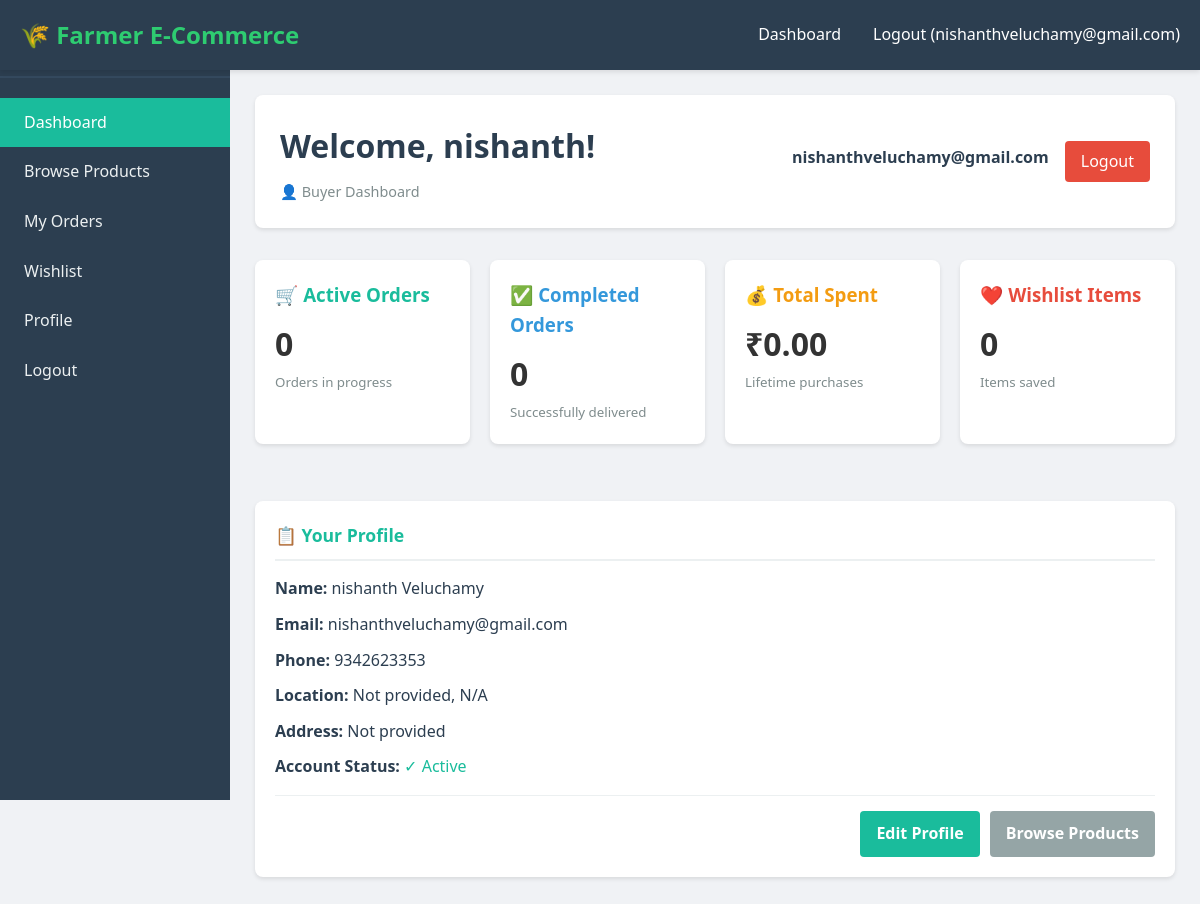
The app's page /buyer/dashboard (signed in) with its own data.
### app/models.py (models this page shows, shortened)
class User(UserMixin, db.Model):
    __tablename__ = 'users'
    id = db.Column(db.Integer, primary_key=True)
    email = db.Column(db.String(120), unique=True, nullable=False, index=True)
    password_hash = db.Column(db.String(255), nullable=True)
    phone_number = db.Column(db.String(20), unique=True, nullable=False)
    user_type = db.Column(db.String(20), nullable=False)  # 'farmer' or 'buyer'
    first_name = db.Column(db.String(100))
    last_name = db.Column(db.String(100))
    profile_picture = db.Column(db.String(255))
    address = db.Column(db.Text)
    city = db.Column(db.String(100))
    state = db.Column(db.String(100))
    postal_code = db.Column(db.String(20))
    email_verified = db.Column(db.Boolean, default=False)
    phone_verified = db.Column(db.Boolean, default=False)
    is_active = db.Column(db.Boolean, default=True)
    created_at = db.Column(db.DateTime, default=datetime.utcnow)
    updated_at = db.Column(db.DateTime, default=datetime.utcnow, onupdate=datetime.utcnow)
    farm_name = db.Column(db.String(200))
    farm_size = db.Column(db.String(100))
    crops_grown = db.Column(db.Text)
    shop_name = db.Column(db.String(200))
    shop_category = db.Column(db.String(100))  # grocery, electronics, clothing, etc.
    shop_license_number = db.Column(db.String(100), unique=True)
    shop_description = db.Column(db.Text)
    shop_registration_number = db.Column(db.String(100), unique=True)

### app/routes.py (the view)
@main_bp.route('/buyer/dashboard')
@login_required
def buyer_dashboard():
    if not user_has_role(current_user, 'buyer'):
        flash('Access denied', 'danger')
        return redirect(url_for('main.index'))
    active_orders = Order.query.filter_by(buyer_id=current_user.id).filter(
        Order.status.in_(['pending', 'accepted', 'shipped'])
    ).count()
    completed_orders = Order.query.filter_by(buyer_id=current_user.id, status='completed').count()
    total_spent = db.session.query(db.func.sum(Order.total_price)).filter_by(
        buyer_id=current_user.id, status='completed'
    ).scalar() or 0
    wishlist_count = Wishlist.query.filter_by(buyer_id=current_user.id).count()
    return render_template('buyer/dashboard.html',
                         user=current_user,
                         active_orders=active_orders,
                         completed_orders=completed_orders,
                         total_spent=total_spent,
                         wishlist_count=wishlist_count)

### app/routes.py (called while the page is built)
def parse_roles(user_type_value):
    if not user_type_value:
        return set()
    return {role.strip() for role in str(user_type_value).split(',') if role.strip()}

def user_has_role(user, role):
    return role in parse_roles(user.user_type)

### templates/buyer/dashboard.html (shortened to what this page needs)
{% extends "base.html" %}
{% block content %}
<div class="dashboard-container">
    <aside class="sidebar">
        <div class="sidebar-brand">👤 Buyer</div>
        <ul class="sidebar-menu">
            <li><a href="{{ url_for('main.buyer_dashboard') }}" class="active">Dashboard</a></li>
            <li><a href="{{ url_for('main.buyer_browse_products') }}">Browse Products</a></li>
            <li><a href="{{ url_for('main.buyer_my_orders') }}">My Orders</a></li>
            <li><a href="{{ url_for('main.buyer_wishlist') }}">Wishlist</a></li>
            <li><a href="{{ url_for('main.buyer_profile') }}">Profile</a></li>
            <li><a href="{{ url_for('auth.logout') }}">Logout</a></li>
        </ul>
    </aside>
    <div class="main-content">
        <div class="header">
            <div>
                <h1>Welcome, {{ user.first_name or user.email }}!</h1>
                <p class="text-muted">👤 Buyer Dashboard</p>
            </div>
            <div class="user-info">
                <div>
                    <strong>{{ user.email }}</strong>
                </div>
                <a href="{{ url_for('auth.logout') }}" class="logout-btn">Logout</a>
            </div>
        </div>
        <div class="grid grid-2">
            <div class="card">
                <h3 style="color: #1abc9c; margin-bottom: 0.5rem;">🛒 Active Orders</h3>
                <p style="font-size: 2rem; font-weight: bold;">{{ active_orders }}</p>
                <small class="text-muted">Orders in progress</small>
            </div>
            <div class="card">
                <h3 style="color: #3498db; margin-bottom: 0.5rem;">✅ Completed Orders</h3>
                <p style="font-size: 2rem; font-weight: bold;">{{ completed_orders }}</p>
                <small class="text-muted">Successfully delivered</small>
            </div>
            <div class="card">
                <h3 style="color: #f39c12; margin-bottom: 0.5rem;">💰 Total Spent</h3>
                <p style="font-size: 2rem; font-weight: bold;">₹{{ "%.2f"|format(total_spent) }}</p>
                <small class="text-muted">Lifetime purchases</small>
            </div>
            <div class="card">
                <h3 style="color: #e74c3c; margin-bottom: 0.5rem;">❤️ Wishlist Items</h3>
                <p style="font-size: 2rem; font-weight: bold;">{{ wishlist_count }}</p>
                <small class="text-muted">Items saved</small>
            </div>
        </div>
        <div class="card">
            <div class="card-header">📋 Your Profile</div>
            <div class="card-body">
                <p><strong>Name:</strong> {{ user.first_name }} {{ user.last_name or '' }}</p>
                <p><strong>Email:</strong> {{ user.email }}</p>
                <p><strong>Phone:</strong> {{ user.phone_number }}</p>
                <p><strong>Location:</strong> {{ user.city or 'Not provided' }}, {{ user.state or 'N/A' }}</p>
                <p><strong>Address:</strong> {{ user.address or 'Not provided' }}</p>
                <p><strong>Account Status:</strong> <span style="color: #1abc9c;">✓ Active</span></p>
            </div>
            <div class="card-footer">
                <a href="{{ url_for('main.buyer_profile_edit') }}" class="btn btn-primary">Edit Profile</a>
                <a href="{{ url_for('main.buyer_browse_products') }}" class="btn btn-secondary">Browse Products</a>
            </div>
        </div>
    </div>
</div>
{% endblock %}

### templates/base.html (shortened to what this page needs)
<!DOCTYPE html>
<html lang="en">
<head>
    <link rel="stylesheet" href="{{ url_for('static', filename='css/style.css') }}">
</head>
<body>
    {% if not hide_navbar %}
    <nav class="navbar">
        <div class="container">
            <a href="{{ url_for('main.index') }}" class="navbar-brand">🌾 Farmer E-Commerce</a>
            <ul class="navbar-nav">
                {% if current_user.is_authenticated %}
                    <li><a href="{% if 'farmer' in (current_user.user_type or '') %}{{ url_for('main.farmer_dashboard') }}{% elif 'buyer' in (current_user.user_type or '') %}{{ url_for('main.buyer_dashboard') }}{% else %}{{ url_for('main.shop_owner_dashboard') }}{% endif %}">Dashboard</a></li>
                    <li><a href="{{ url_for('auth.logout') }}">Logout ({{ current_user.email }})</a></li>
                {% else %}
                    <li><a href="{{ url_for('auth.login_choice') }}">Login</a></li>
                {% endif %}
            </ul>
        </div>
    </nav>
    {% endif %}
    <main>
        {% block content %}{% endblock %}
    </main>
</body>
</html>

### static/css/style.css (style rules this page uses)
* { margin: 0; padding: 0; box-sizing: border-box; }
:root { --primary-color: #2ecc71; --secondary-color: #27ae60; --danger-color: #e74c3c; --warning-color: #f39c12; --info-color: #3498db; --dark-color: #2c3e50; --light-color: #ecf0f1; --text-color: #333; --border-color: #ddd; }
body { font-family: 'Segoe UI', Tahoma, Geneva, Verdana, sans-serif; background-color: #f8f9fa; color: var(--text-color); line-height: 1.6; }
.container { max-width: 1200px; margin: 0 auto; padding: 0 20px; }
.navbar { background-color: var(--dark-color); padding: 1rem 0; position: sticky; top: 0; box-shadow: 0 2px 5px rgba(0, 0, 0, 0.1); z-index: 100; }
.navbar .container { display: flex; justify-content: space-between; align-items: center; }
.navbar-brand { font-size: 1.5rem; font-weight: bold; color: var(--primary-color); text-decoration: none; }
.navbar-nav { display: flex; list-style: none; gap: 2rem; }
.navbar-nav a { color: white; text-decoration: none; transition: color 0.3s; }
.btn { display: inline-block; padding: 0.75rem 1.5rem; border: none; border-radius: 4px; font-size: 1rem; cursor: pointer; transition: all 0.3s; text-decoration: none; text-align: center; font-weight: 500; }
.btn-primary { background-color: var(--primary-color); color: white; }
.btn-secondary { background-color: var(--info-color); color: white; }
.card { background-color: white; border-radius: 8px; box-shadow: 0 2px 4px rgba(0, 0, 0, 0.1); padding: 2rem; margin-bottom: 2rem; }
.card-header { font-size: 1.25rem; font-weight: bold; margin-bottom: 1rem; padding-bottom: 1rem; border-bottom: 2px solid var(--light-color); }
.card-body { margin-bottom: 1rem; }
.card-footer { padding-top: 1rem; border-top: 1px solid var(--light-color); text-align: center; }
.dashboard-container { display: flex; min-height: 100vh; background-color: #f8f9fa; }
.sidebar { width: 250px; background-color: var(--dark-color); color: white; padding: 2rem 0; position: fixed; height: 100vh; overflow-y: auto; }
.sidebar-brand { padding: 0 2rem; margin-bottom: 2rem; font-size: 1.5rem; font-weight: bold; color: var(--primary-color); }
.sidebar-menu { list-style: none; }
.sidebar-menu li { margin-bottom: 0; }
.sidebar-menu a { display: block; padding: 1rem 2rem; color: white; text-decoration: none; transition: background-color 0.3s; border-left: 4px solid transparent; transition: all 0.3s; }
.sidebar-menu a:hover, .sidebar-menu a.active { background-color: var(--primary-color); border-left-color: white; }
.main-content { flex: 1; margin-left: 250px; padding: 2rem; }
.header { display: flex; justify-content: space-between; align-items: center; margin-bottom: 2rem; }
.header h1 { font-size: 2rem; color: var(--dark-color); }
.user-info { display: flex; align-items: center; gap: 1rem; }
.user-info .logout-btn { background-color: var(--danger-color); color: white; padding: 0.5rem 1rem; text-decoration: none; border-radius: 4px; transition: background-color 0.3s; }
.grid { display: grid; grid-template-columns: repeat(auto-fit, minmax(250px, 1fr)); gap: 2rem; margin: 2rem 0; }
.grid-2 { grid-template-columns: repeat(auto-fit, minmax(300px, 1fr)); }
.text-muted { color: #7f8c8d; }

### records on screen
User: email "nishanthveluchamy@gmail.com", first_name "nishanth", last_name "Veluchamy", phone_number "9342623353", city "Not provided", state "N/A", address "Not provided"

### other values on screen
{{ active_orders }} "0"
{{ completed_orders }} "0"
{{ "%.2f"|format(total_spent) }} "0.00"
{{ wishlist_count }} "0"
